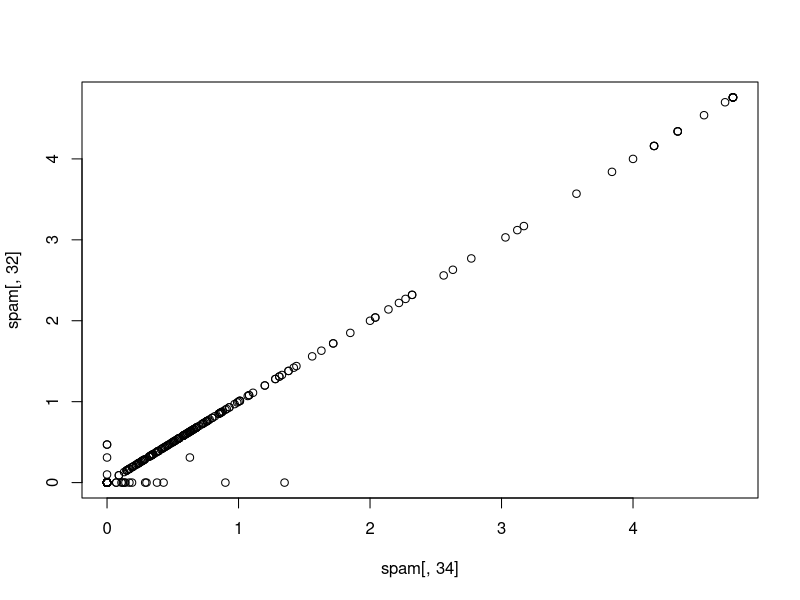
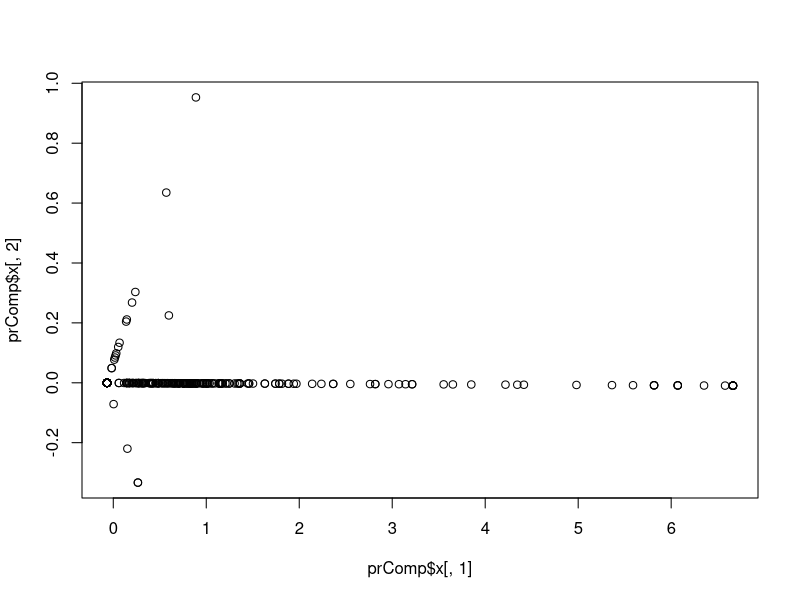
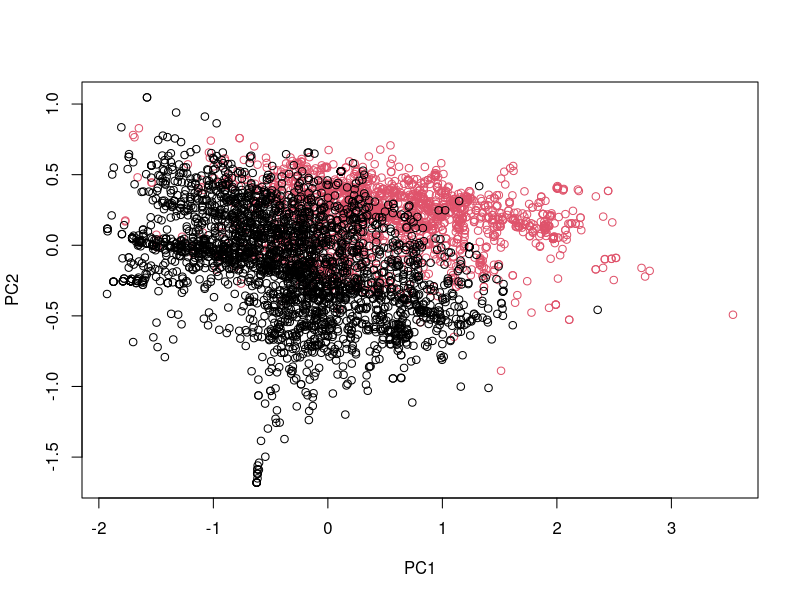
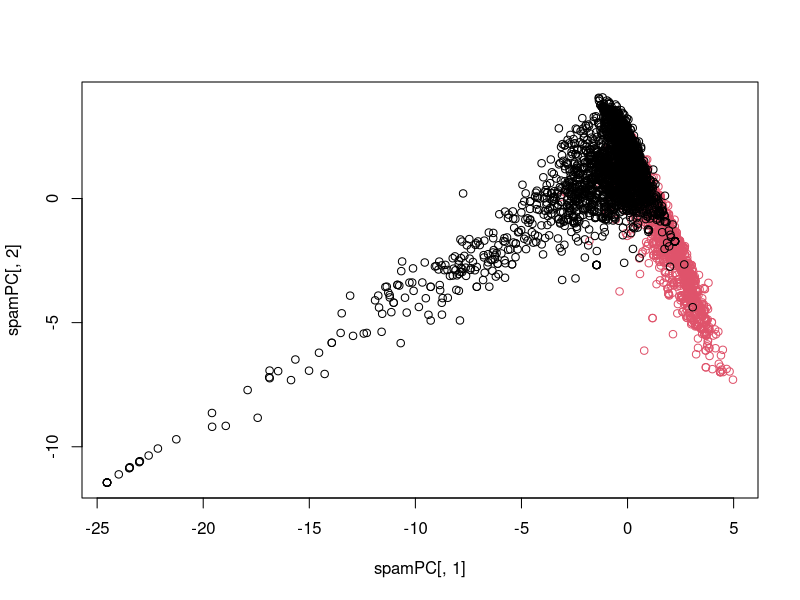

Write the R code that produced these figures, in order. (Note: this script raises an error after producing the figures.)
## ---- chunk 1
library(caret); library(kernlab); data(spam)
inTrain <- createDataPartition(y = spam$type,
                               p = 0.75,
                               list = FALSE)
training <- spam[inTrain,]
testing <- spam[-inTrain,]

M <- abs(cor(training[,-58]))
diag(M) <- 0
print(which(M > 0.9, arr.ind = T))
plot(spam[,34],spam[,32])

#principal components in R - prcomp
smallSpam <- spam[,c(34,32)]
prComp <- prcomp(smallSpam)
plot(prComp$x[,1],prComp$x[,2])
prComp$rotation #principal comps rotation matrix
## ---- chunk 2
typeColor <- ((spam$type=="spam")*1+1)
prComp <- prcomp(log10(spam[,-58]+1))
plot(prComp$x[,1],prComp$x[,2],col=typeColor,xlab="PC1",ylab="PC2")
## ---- chunk 3
preProc <- preProcess(log10(spam[,-58]+1),method="pca",pcaComp=2)
spamPC <- predict(preProc,log10(spam[,-58]+1))
plot(spamPC[,1],spamPC[,2],col=typeColor)
trainPC <- predict(preProc,log10(training[,-58]+1))
modelFit <- train(training$type ~ .,metod="glm",data=trainPC)
testPC <- predict(preProc,log10(testing[,-58]+1))
confusionMatrix(testing$type,predict(modelFit,testPC))

#Alternative in-line approach
modelFit <- train(training$type ~ .,
                  method = "glm",
                  preProcess = "pca",
                  data = training)

## ---- chunk 4
library(caret); data(faithful); set.seed(333)
inTrain <- createDataPartition(y = faithful$waiting,
                               p = 0.5, list=FALSE)
trainFaith <- faithful[inTrain,]
testFaith <- faithful[-inTrain,]
plot(trainFaith$waiting,trainFaith$eruptions)
lm1 <- lm(eruptions ~ waiting,
          data = trainFaith)
summary(lm1)
plot(trainFaith$waiting,trainFaith$eruptions,pch=19,col="blue",xlab="Waiting",ylab="Duration")
lines(trainFaith$waiting,lm1$fitted,lwd=3)

# Predict a new value
coef(lm1)[1] + coef(lm1)[2]*80
# Or another way
newdata <- data.frame(waiting=80)
predict(lm1,newdata)
# Get training/testing set errors
# Calculate RMSE on training
sqrt(sum((lm1$fitted-trainFaith$eruptions)^2))
# Calculate RMSE on testing

## Prediction intervals
pred1 <- predict(lm1,newdata=testFaith,interval="prediction")
ord <- order(testFaith$waiting)
plot(testFaith$waiting,testFaith$eruptions,pch=19,col="blue")
matlines(testFaith$waiting[ord],pred1[ord,],type="l",,col=c(1,2,2),lty=c(1,1,1),lwd=3)
## or in caret
modFit <- train(eruptions ~ waiting,
                data = trainFaith,
                method = "lm")
summary(modFit$finalModel)
sqrt(sum((predict(lm1,newdata=testFaith)-testFaith$eruptions)^2))
